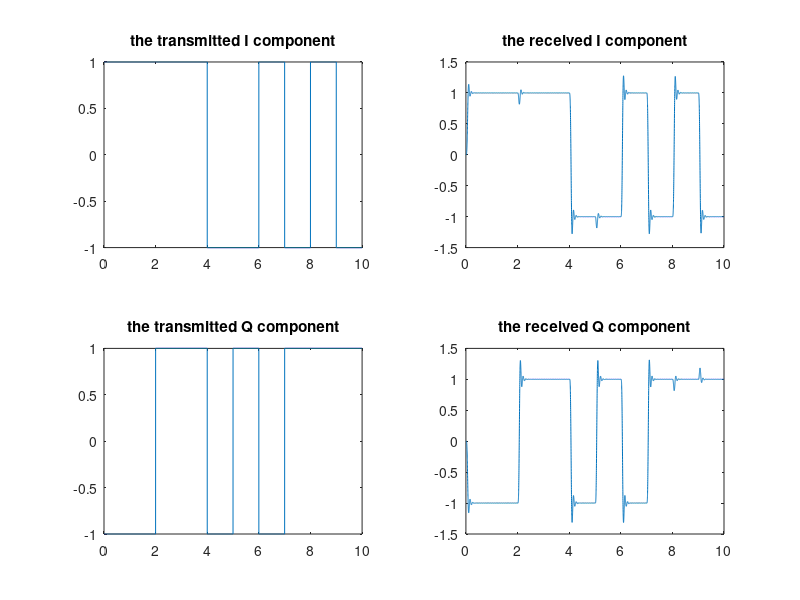

Write MATLAB code to recreate this figure.
clc,clear;
t=0:0.001:10;
uc=zeros(1,length(t));
ucrec=zeros(1,length(t));
us=zeros(1,length(t));
usrec=zeros(1,length(t));
up1=zeros(1,length(t));
up2=zeros(1,length(t));
up=zeros(1,length(t));
vcoff=zeros(1,length(t));
vsoff=zeros(1,length(t));
% the below for loop generates the message signal 
for n=1:10
    val1=randi([0 1],1);
    if(val1<0.5);val1=-1;else;val1=1;end
    val2=randi([0 1],1);
    if(val2<0.5);val2=-1;else;val2=1;end
    for i=(n-1):0.001:n
        index=round(i*1000)+1;
        uc(index)=val1;
        us(index)=val2;
    end
end
% subplot(2,1,1)
% plot(0:0.001:10,uc);
% title('the I component');
% subplot(2,1,2)
% plot(0:0.001:10,us);
% title('the Q component');
% the below for loop generates the passband signal from the baseband signal
for i=t
    index=round(i*1000)+1;
    up1(index)=uc(index)*cos(40*pi*i);
    up2(index)=us(index)*sin(40*pi*i);
    up(index)=up1(index)-up2(index);
end
% subplot(3,1,1)
% plot(t,up1);
% title('Modulated I component');
% subplot(3,1,2)
% plot(t,up2);
% title('Modulated Q component');
% subplot(3,1,3)
% plot(t,up);
% title('Passband signal');
fc=10; % change this frequency to change the resolution of the ourput signal
fs=1000;
theta=0;
[b,a]=butter(6,2*fc/fs);
% the below for loop generates the signals after demodulation 
for i=t
    index=round(i*1000)+1;
    ucrec(index)=2*up(index)*cos(40*i*pi+theta);
    usrec(index)=-2*up(index)*sin(40*i*pi+theta);
end
% subplot(2,1,1)
% plot(t,ucrec);
% subplot(2,1,2)
% plot(t,usrec);
% the demodulated signal has to be filtered to get only the message signals
vc=filter(b,a,ucrec);
vs=filter(b,a,usrec);
% the below for loop tries to remove the offset 
for i=t
    index=round(i*1000)+1;
    vcoff(index)=vc(index)*cos(theta*index)-vs(index)*sin(theta*index);
    vsoff(index)=vs(index)*cos(theta*index)+vc(index)*sin(theta*index);
end
% title('the phase is pi/4');
subplot(2,2,1)
plot(t,uc);
title('the transmitted I component');
subplot(2,2,2)
plot(t,vc);
title('the received I component');
subplot(2,2,3)
plot(t,us);
title('the transmitted Q component');
subplot(2,2,4)
plot(t,vs);
title('the received Q component');